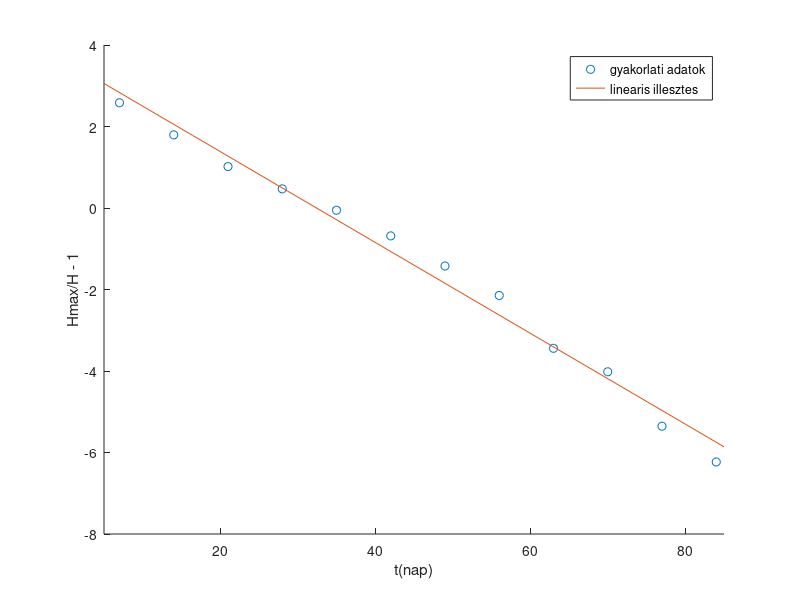
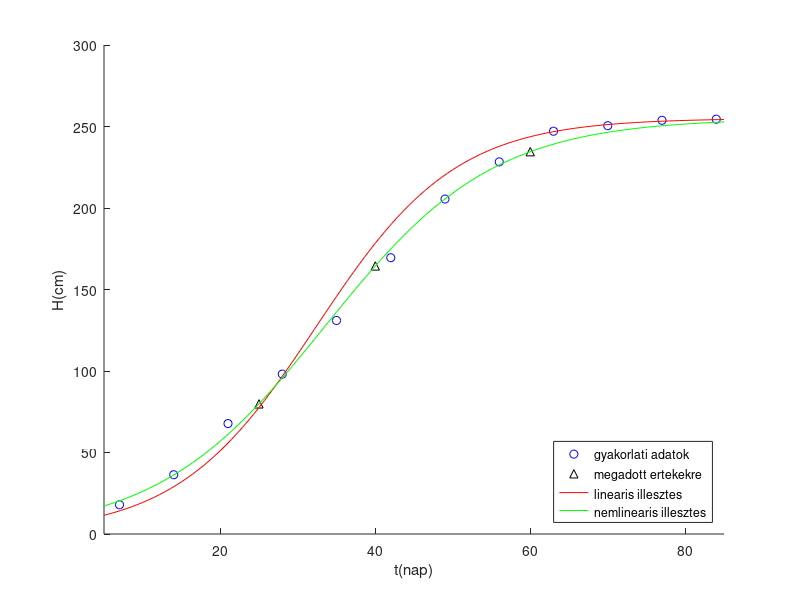

The MATLAB source for these figures, in order:
clc (), clear (), close( 'all' )

%Adatok
H = [ 17.93, 36.36, 67.76, 98.10, 131.0, 169.5, 205.5, 228.3, 247.1, 250.5, 253.8, 254.5 ];
t = 7:7:84; %nap
Hmax = 255; %cm
y = log( Hmax ./ H - 1 );
t_intv = [5,85];
t1 = [25, 40, 60];

%Megoldas - Linearis
eredm_lin = polyfit( t, y, 1);
B_lin = - eredm_lin(1);
A_lin = exp(eredm_lin(2));


%Megoldas - Nemlinearis
fgv_H_lsqcf = @ (alfa, T) Hmax ./(1 + alfa(1) * exp(-alfa(2)*T));
kezd_ertk = [ 50, 1 ];
eredm_nlin = lsqcurvefit( fgv_H_lsqcf, kezd_ertk, t, H );
A_nlin = eredm_nlin(1);
B_nlin = eredm_nlin(2);

%Fuggveny
fgv_nap = @ (T) -B_lin * T + log(A_lin);
fgv_H_lin = @ (T) Hmax ./(1 + A_lin * exp(-B_lin*T));
fgv_H_nlin = @ (T) Hmax ./(1 + A_nlin * exp(-B_nlin*T));

H1 = fgv_H_nlin(t1)


%Abrazolas
figure('Name', 'Egyenes illesztese');
hold('on');
plot(t, y, 'o');
fplot( fgv_nap, t_intv);
hold( 'off');
xlabel( 't(nap)'); ylabel( 'Hmax/H - 1');
legend('gyakorlati adatok', 'linearis illesztes');

figure('Name', 'Gorbe illesztese');
hold('on');
plot(t, H, 'ob');
plot(t1, H1, '^k');
fplot( fgv_H_lin, t_intv, 'r');
fplot( fgv_H_nlin, t_intv, 'g');
hold( 'off');
xlabel( 't(nap)'); ylabel( 'H(cm)');
legend('gyakorlati adatok', 'megadott ertekekre ','linearis illesztes', 'nemlinearis illesztes', 'Location', 'southeast');




